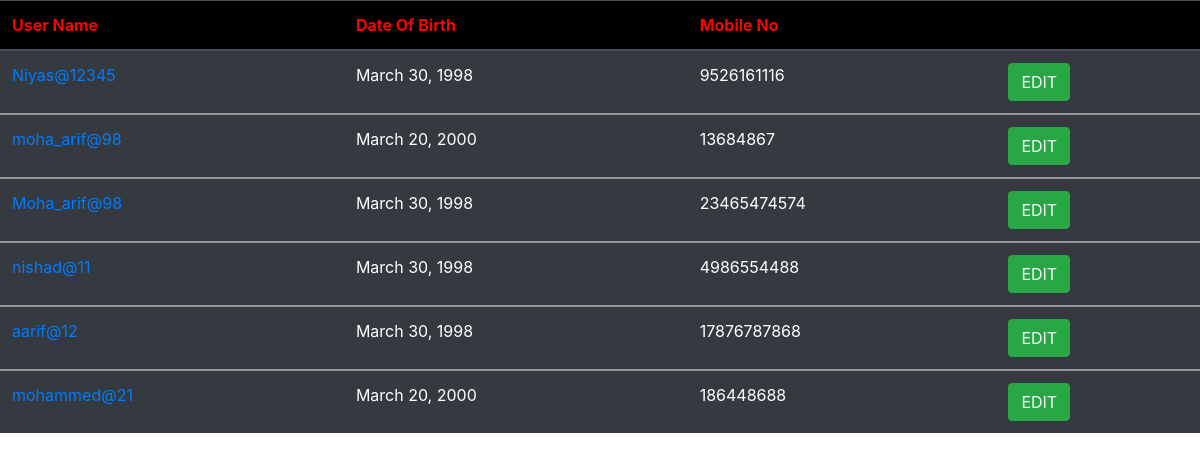
The app's page /user/userregisterlist/ with its own data.
### user/models.py (models this page shows, shortened)
class UserRegisterModel(models.Model):
	user=models.OneToOneField(User,on_delete=models.CASCADE)
	dob=models.DateField(default=20)
	mobile_no=models.IntegerField(default=18)
	status=models.BooleanField(default=True)
	created_on=models.DateTimeField(auto_now=True)

### user/views.py (the view)
# urls.py: path("userregisterlist/",UserRegisterList.as_view(),name="userregisterlist"),
class UserRegisterList(ListView):
	template_name="userregisterlist.html"
	model=UserRegisterModel
	context_object_name="userreglist"

### templates/userregisterlist.html (shortened to what this page needs)
{% load static %}
<!DOCTYPE html>
<html>
<head>
  <link rel="stylesheet" href="https://maxcdn.bootstrapcdn.com/bootstrap/4.5.2/css/bootstrap.min.css">
</head>
<body>
	<table class="table table-dark table-hover">
		<thead style="color: red; background-color: black">
			<tr>
				<th>User Name</th>
				<th>Date Of Birth</th>
				<th>Mobile No</th>
				<th></th>
			</tr>
		</thead>
				{% for i in userreglist %}
					<tbody>
						<tr>
							<td><a href="{% url 'userregisterdetail' i.id %}">{{i.user.username}}</a></td>
							<td>{{ i.dob }}</td>
 							<td>{{ i.mobile_no }}</td>
							<td><a href="{% url 'userregisterupdate' i.id %}"><button class="btn btn-success">EDIT</button></a></td>
						</tr>
					</tbody>
				{% endfor %}
			</table>
</body>
</html>

### records on screen
UserRegisterModel: user.username "Niyas@12345", dob "March 30, 1998", mobile_no "9526161116"
UserRegisterModel: user.username "moha_arif@98", dob "March 20, 2000", mobile_no "13684867"
UserRegisterModel: user.username "Moha_arif@98", dob "March 30, 1998", mobile_no "23465474574"
UserRegisterModel: user.username "nishad@11", dob "March 30, 1998", mobile_no "4986554488"
UserRegisterModel: user.username "aarif@12", dob "March 30, 1998", mobile_no "17876787868"
UserRegisterModel: user.username "mohammed@21", dob "March 20, 2000", mobile_no "186448688"
